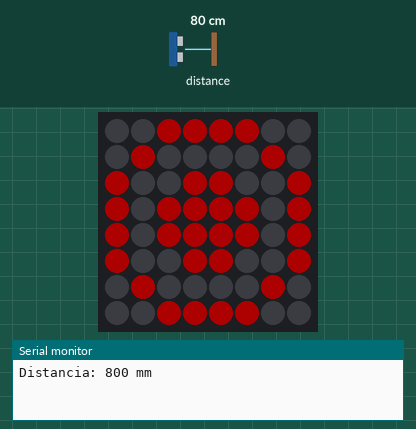
Recording of a sketch running on a simulated Arduino Uno, built with avr-gcc and run on an emulated ATmega328P. On the bench: 8×8 RGB LED matrix (first LED top left, wired row by row), the last lines printed to the serial monitor. The inputs (shaded band) are chosen by the test bench; at power-on: distance to the obstacle 80 cm. Dim RGB values are drawn brighter than linear.

Above: at 6.1 s.
6.2 s: distance to the obstacle set to 2 cm
At 11.6 s:
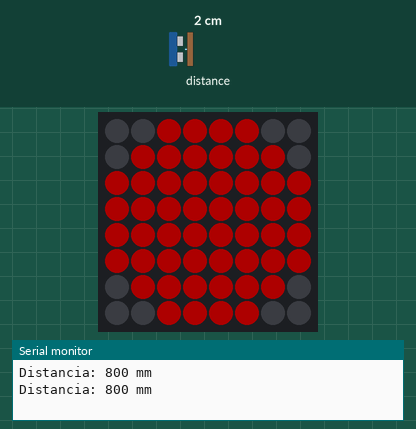
12.5 s: distance to the obstacle set to 120 cm
At 17.0 s:
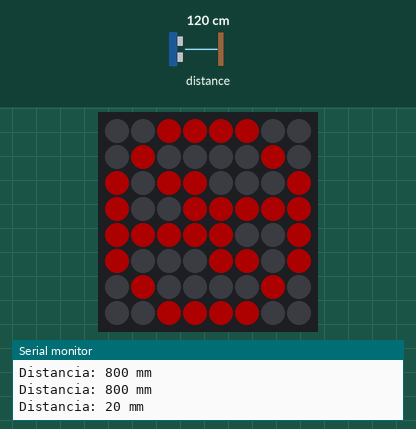
Timing chart, 0 to 18.5 s (numbered marks = the images above; inputs shaded):
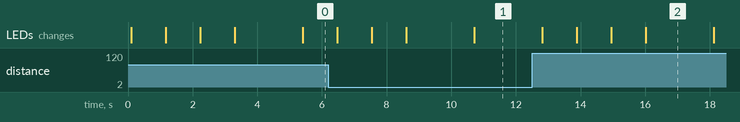

The sketch:

eyes.ino
```cpp
#include <Adafruit_NeoPixel.h>
#include <Adafruit_GFX.h>
#include <Adafruit_NeoMatrix.h>
#include <Fonts/FreeSans9pt7b.h>

#include <Wire.h>
#include <VL53L0X.h>

#define PIN            3 // Pin do ESP8266 conectado ao painel LED
#define WIDTH          8 // Largura do painel LED
#define HEIGHT         8 // Altura do painel LED

Adafruit_NeoMatrix matrix = Adafruit_NeoMatrix(WIDTH, HEIGHT, PIN,
  NEO_MATRIX_TOP     + NEO_MATRIX_LEFT +
  NEO_MATRIX_ROWS + NEO_MATRIX_PROGRESSIVE,
  NEO_GRB            + NEO_KHZ800);

VL53L0X sensor;

void setup() {
    Serial.begin(9600);
  Wire.begin();
  sensor.init();
  sensor.setTimeout(500);

  matrix.begin();
  matrix.setTextWrap(false);
  matrix.setBrightness(50); // Ajuste o brilho conforme necessário
  matrix.setFont(&FreeSans9pt7b); // Escolha a fonte desejada

  // Cor da fonte (vermelho, verde, azul)
  matrix.setTextColor(matrix.Color(255, 255, 255));

}

void eyeAnimation(){
  uint8_t eye0[] = {
    0b00111100,
    0b01000010,
    0b10011001,
    0b10111101,
    0b10111101,
    0b10011001,
    0b01000010,
    0b00111100
  };

    uint8_t eye1[] = {
    0b00111100,
    0b01000010,
    0b10110001,
    0b10011111,
    0b11111001,
    0b10001101,
    0b01000010,
    0b00111100
  };

  uint8_t eye2[] = {
    0b00111100,
    0b01000010,
    0b10001101,
    0b11111001,
    0b10011111,
    0b10110001,
    0b01000010,
    0b00111100
  };

  // Exibir imagem no painel LED
  for (int16_t y = 0; y < HEIGHT; y++) {
    for (int16_t x = 0; x < WIDTH; x++) {
      if (eye0[y] & (1 << x)) {
        matrix.drawPixel(x, y, matrix.Color(255, 0, 0)); // Cor da imagem (vermelho, verde, azul)
      } else {
        matrix.drawPixel(x, y, matrix.Color(0, 0, 0)); // Cor de fundo (vermelho, verde, azul)
      }
    }
  }

  matrix.show();
  delay(1000); // Aguarda 2 segundos antes de limpar a tela
  for (int16_t y = 0; y < HEIGHT; y++) {
    for (int16_t x = 0; x < WIDTH; x++) {
      if (eye1[y] & (1 << x)) {
        matrix.drawPixel(x, y, matrix.Color(255, 0, 0)); // Cor da imagem (vermelho, verde, azul)
      } else {
        matrix.drawPixel(x, y, matrix.Color(0, 0, 0)); // Cor de fundo (vermelho, verde, azul)
      }
    }
  }
  matrix.show();
  delay(1000); // Aguarda 1 segundo antes de exibir novamente
  for (int16_t y = 0; y < HEIGHT; y++) {
    for (int16_t x = 0; x < WIDTH; x++) {
      if (eye0[y] & (1 << x)) {
        matrix.drawPixel(x, y, matrix.Color(255, 0, 0)); // Cor da imagem (vermelho, verde, azul)
      } else {
        matrix.drawPixel(x, y, matrix.Color(0, 0, 0)); // Cor de fundo (vermelho, verde, azul)
      }
    }
  }
  matrix.show();
  delay(1000); // Aguarda 1 segundo antes de exibir novamente
  for (int16_t y = 0; y < HEIGHT; y++) {
    for (int16_t x = 0; x < WIDTH; x++) {
      if (eye2[y] & (1 << x)) {
        matrix.drawPixel(x, y, matrix.Color(255, 0, 0)); // Cor da imagem (vermelho, verde, azul)
      } else {
        matrix.drawPixel(x, y, matrix.Color(0, 0, 0)); // Cor de fundo (vermelho, verde, azul)
      }
    }
  }
  matrix.show();
  delay(1000);
}

void closeEyes(){

  uint8_t eyeC[] = {
    0b00111100,
    0b01111110,
    0b11111111,
    0b11111111,
    0b11111111,
    0b11111111,
    0b01111110,
    0b00111100
  };


  for (int16_t y = 0; y < HEIGHT; y++) {
    for (int16_t x = 0; x < WIDTH; x++) {
      if (eyeC[y] & (1 << x)) {
        matrix.drawPixel(x, y, matrix.Color(255, 0, 0)); // Cor da imagem (vermelho, verde, azul)
      } else {
        matrix.drawPixel(x, y, matrix.Color(0, 0, 0)); // Cor de fundo (vermelho, verde, azul)
      }
    }
  }

  matrix.show();
  delay(1000); // Aguarda 2 segundos antes de limpar a tela
}

void loop() {

    if (sensor.timeoutOccurred()) {
    Serial.println("Timeout!");
  } else {
    int distance = sensor.readRangeSingleMillimeters(); // Lê a distância em milímetros
    if (distance >= 800){
      eyeAnimation();
    }
    if (distance <= 50){
        closeEyes();
    }

    if (distance >= 0) {
      Serial.print("Distancia: ");
      Serial.print(distance);
      Serial.println(" mm");
    } else {
      Serial.println("Fora de alcance");
    }
  }

  delay(1000); // Aguarda 1 segundo antes de ler novamente
}
```

Measured:
- after the input at 12.5 s, the LEDs: first change after 0.31 s (image 2 shows a later state)
